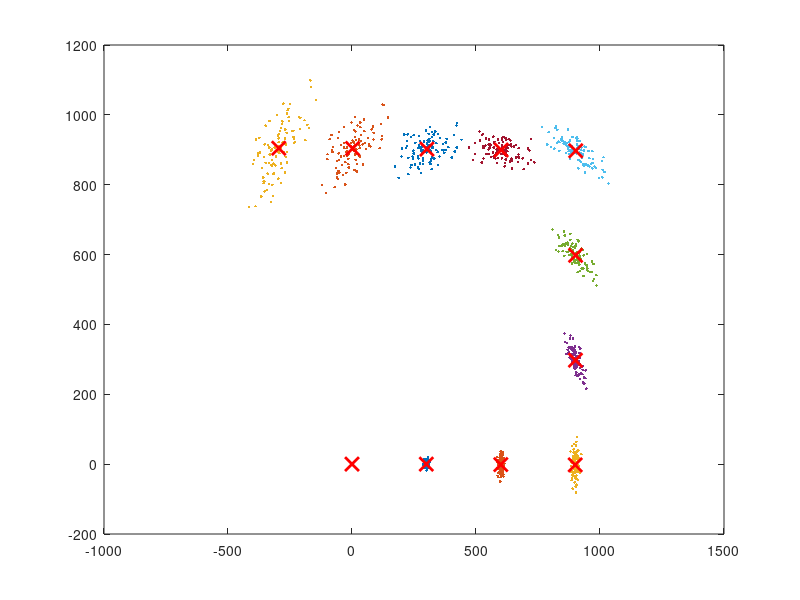

The MATLAB script that drew this image:
nparticles=100; %number of particles
step=300; %length of step in cm
transstd=5; % translation standard deviation in cm
orientstd=1.5; % orientation standard deviation in degrees
x=zeros(1,nparticles);
y=zeros(1,nparticles);
theta=zeros(1,nparticles);
move=[step 0;step 0;step 0;step 90;step 0;step 0;step 90; step 0; step 0;step 0]; % sequence of motions
move(:,2)=move(:,2).*(pi/180); % convert degrees to radians
plot(0,0,'rx','LineWidth',2,'MarkerSize',10) %plot starting position
hold on
for i=1:size(move,1) % number of steps
    for j=1:nparticles %repet times number of particles
        e = 0 + transstd.*randn(1,1); %random Gaussian number with mean 0 and std transstd
        f = 0 + (orientstd*(pi/180)).*randn(1,1); %random Gaussian number with mean 0 and std orienstd
        theta(j)=theta(j)+move(i,2)+f;
        x(j)=x(j)+(step+e)*cos(theta(j));
        y(j)=y(j)+(step+e)*sin(theta(j));
    end
plot(x,y,'.'); plot(mean(x),mean(y),'rx','LineWidth',2,'MarkerSize',10)
end